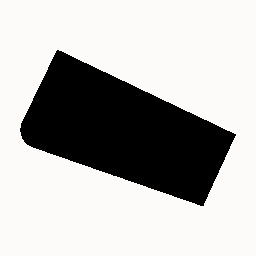
#> input picture prepared/parcel2floorplan_5layer/ParcelInputLayer/boston_0050.png, 256 x 256 px; its folder holds only this picture in this run
$ jupyter execute --allow-errors pix2pix_data_wrangling.ipynb
#> lines starting #> are read from the running program, lines starting #| are printed output that depends on the picture
### archigan/datalayer.py
import io
import os
import cv2
#from tqdm import tqdm
from tqdm import tqdm_notebook as tqdm
import numpy as np
#import matplotlib; matplotlib.use('agg')
import matplotlib.pyplot as plt
from matplotlib.figure import Figure
from matplotlib.backends.backend_agg import FigureCanvas


class Layer:
    """Container-like class for representing either an
    input or output image directory for training a pix2pix model"""

    # [14 lines left out: function save_image, not called in this run]

    @classmethod
    def samples_to_imgs(cls, parsed_svgs, directory=None, show_instead=False):
        """Create folder of images for image-translation from a list of SVG paths"""
#> called with directory = './tmp/', show_instead = False
        layer = cls()
        directory = os.getcwd() if directory is None else directory
        directory = os.path.join(directory, layer.name)
        os.makedirs(directory, exist_ok=True)
        for svg, sample in tqdm(parsed_svgs.items(), desc=layer.name):
            filename = os.path.basename(svg)
            if '.' in filename:
                filename = filename[:filename.rfind('.')]
            path = os.path.join(directory, filename)
            byclass = sample['byclass']
            height, width = sample['height'], sample['width']
            image = layer(byclass, height, width)
            if show_instead:
                layer.show(layer=image)
            else:
                layer.save_image(path, image)

    # [67 lines left out: functions plot_loop, show_style, figure_buffer, mask, norm_mask, show, not called in this run]

    labels = {'Void': 0}

    def __init__(self, labels=None, name=None):
        self.labels = self.__class__.labels if labels is None else labels
        self.name = self.__class__.__name__ if name is None else name

    # [13 lines left out: function __call__, not called in this run]

### archigan/pipeline.py
import os
import cv2
import numpy as np
from tqdm import tqdm
#import argparse
#from multiprocessing import Pool


class ArchiPipeline:
    """

    Args:
        layers (list):
        stages (list):

    """

    def __init__(self, layers, stages):
        self.layers = layers
        self.stages = stages

    @staticmethod
    def combineAB(path_A, path_B, path_AB):
        """Combine images at `path_A` and `path_B` into new image at `path_AB`
            from: https://github.com/junyanz/pytorch-CycleGAN-and-pix2pix/blob/master/datasets/combine_A_and_B.py#L8
        """
        im_A = cv2.imread(path_A, 1)
        im_B = cv2.imread(path_B, 1)
        im_AB = np.concatenate([im_A, im_B], 1)
        cv2.imwrite(path_AB, im_AB)

    @staticmethod
    def splits(N, val=0.05, test=0.05, train=0.9):
        """Create list of list of indices for splitting data"""
        index = np.random.permutation(N)
        piles = [[], [], []]
        thresholds = [int(x * N) for x in (val, test, train)]
        pile = 0
        for j in index:
            piles[pile].append(j)
            if len(piles[pile]) > thresholds[pile]:
                pile += 1
        return piles

    def setup_training(self, directory):
        """Prepare combined images and splits for training"""
        for u, v in self.stages:
            x, y = self.layers[u], self.layers[v]
            z = '__'.join((os.path.basename(x), os.path.basename(y)))
            z = os.path.join(directory, z)
            os.makedirs(z, exist_ok=True)
            fs = os.listdir(x)
            splits = self.splits(len(fs))
            splitnames = ('val', 'test', 'train')
            with tqdm(total=len(fs)) as pbar:
                for split, splitname in zip(splits, splitnames):
                    split = [fs[j] for j in split]
                    os.makedirs(os.path.join(z, splitname), exist_ok=True)
                    pbar.set_description(f'{len(split)} samples in {splitname}')
                    for f in split:
                        g = os.path.join(x, f)
                        h = os.path.join(y, f)
                        l = os.path.join(z, splitname, f)
                        self.combineAB(g, h, l)
#> in combineAB, im_A is the input picture: shape (256, 256, 3); mean B, G, R 182, 182, 184.2
#> in combineAB, `im_AB = np.concatenate([im_A, im_B], 1)`:
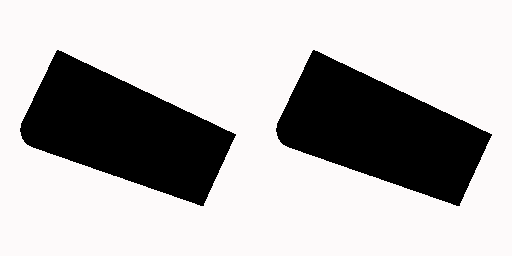
#> im_AB: shape (256, 512, 3); mean B, G, R 182, 182, 184.2
                        pbar.update(1)

### archigan/boston.py
"""Utility script for boston buildings GIS data

    `parse_GIS_bostonbuildings_2016` parses GIS data from:
        https://www.arcgis.com/home/item.html?id=c423eda7a64b49c98a9ebdf5a6b7e135
        https://data.boston.gov/dataset/parcels-2016-data-full/resource/d53d8e93-034d-4dd0-b59f-8634f4df3a71

    `ParcelInputLayer/ParcelOutputLayer` can represent the mapping from
    parcel outline to building footprint as seen in the above GIS data

"""
import cv2
import os
import numpy as np
import geopandas as gpd
from shapely.geometry import Polygon, MultiPolygon
from fiona.crs import from_epsg
from tqdm import tqdm_notebook as tqdm
#from tqdm import tqdm
from archigan.datalayer import Layer


# [35 lines left out: functions _parse_polygon, _bbox, _to_first_quadrant, not called in this run]


def parse_GIS_bostonbuildings_2016(path):
    """Parser for 2016 boston buildings GIS data:
        https://www.arcgis.com/home/item.html?id=c423eda7a64b49c98a9ebdf5a6b7e135
        https://data.boston.gov/dataset/parcels-2016-data-full/resource/d53d8e93-034d-4dd0-b59f-8634f4df3a71
    """
    # read in GIS data via geopandas
    parcels = os.path.join(path, 'Parcels_2016_Data_Full.shp')
    print(f'Reading parcel data: {parcels}')
    parcels = gpd.read_file(parcels)
    buildings = os.path.join(path, 'boston_buildings.shp')
    print(f'Reading footprint data: {buildings}')
    buildings = gpd.read_file(buildings)
    # reproject buildings using parcels' CRS
    epsg = parcels.crs.to_epsg()
    print(f'Reprojecting footprint data to EPSG: {epsg}')
    buildings['geometry'] = buildings['geometry'].to_crs(epsg=epsg)
    buildings.crs = from_epsg(epsg)
    # create samples of complete pairs of parcel/building outlines
    pidlookup = {row.PID: j for j, row in parcels.iterrows()}
    samples = []
    for j, row in tqdm(buildings.iterrows(), desc='Preparing parcel/footprint data'):
        if row.PARCEL_ID in pidlookup:
            parcel = _parse_polygon(parcels.iloc[pidlookup[row.PARCEL_ID]].geometry)
            building = _parse_polygon(row.geometry)
            parcel, building, height, width = _to_first_quadrant(parcel, building)
            sample = {
                'byclass': {
                    'parcel': parcel,
                    'building': building,
                },
                'height': height,
                'width': width,
            }
            samples.append(sample)
    return samples


class ParcelInputLayer(Layer):

    labels = dict([
        ('parcel', 5),
    ])

    # [14 lines left out: functions parcel_mask, __call__, not called in this run]


class ParcelOutputLayer(ParcelInputLayer):

    labels = dict([
        ('parcel', 5),
        ('building', 3),
    ])

    # [15 lines left out: function __call__, not called in this run]

### pix2pix_data_wrangling.ipynb
[cell 1]
#%matplotlib notebook
import glob
#import io
import os
import cv2
import geopandas as gpd
from shapely.geometry import Polygon, MultiPolygon
from svglib.svglib import svg2rlg
from collections import defaultdict
from fiona.crs import from_epsg
#from tqdm import tqdm
from tqdm import tqdm_notebook as tqdm
import numpy as np

from archigan.datalayer import Layer
from archigan.pipeline import ArchiPipeline
from archigan.boston import ParcelInputLayer, ParcelOutputLayer, parse_GIS_bostonbuildings_2016
from archigan.cvc_fp import FootprintInputLayer, RepartitionInputLayer, RepartitionOutputLayer, parse_CVC_FP_svg

[cell 2]
path = 'datasets/boston_buildings/2016'
x, y = 800, 1000
#> (the rest of this cell did not finish here and is left out)

[cell 3]
svgs = glob.glob('datasets/ImagesGT/*.svg')
classes = (
    'Door',
    'Window',
    'Room',
    'Wall',
    'Separation',
    'Parking',
)
parsed = {svg: parse_CVC_FP_svg(svg, classes) for svg in svgs}
directory = './tmp/'

#> (the rest of this cell did not finish here and is left out)
